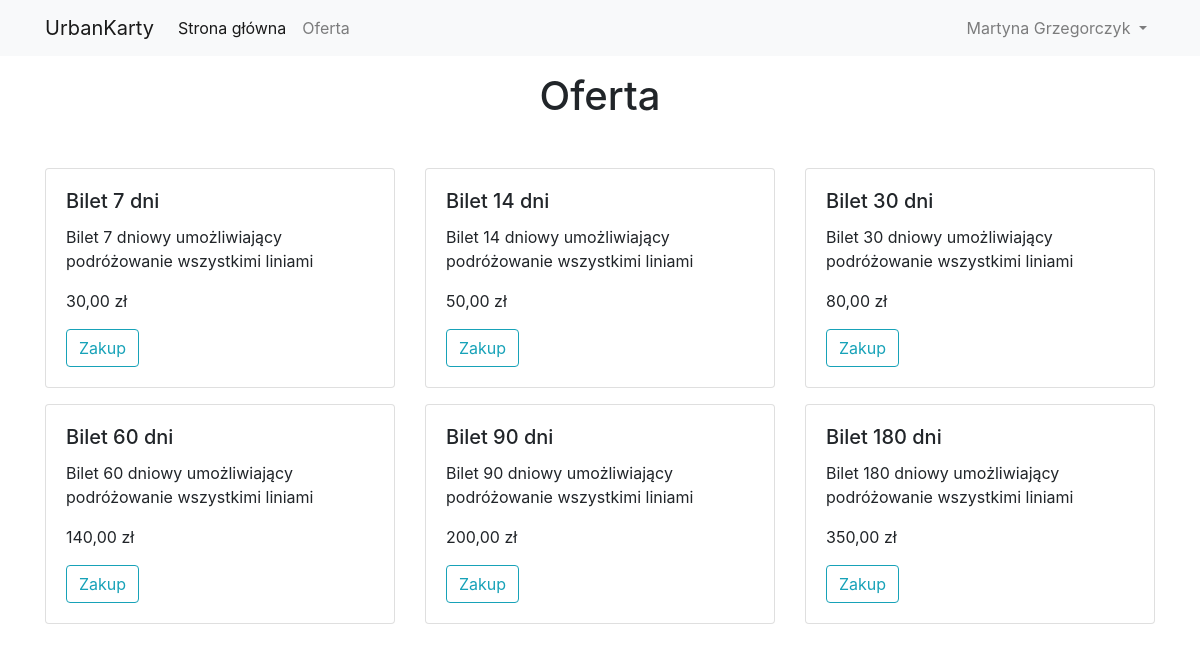
The app's page /oferta/ (signed in) with its own data.
### main/models/users.py (models this page shows, shortened)
class User(AbstractBaseUser):
    id = models.UUIDField(primary_key=True, default=uuid.uuid4, editable=False)
    email = models.EmailField(
        verbose_name='email address',
        max_length=50,
        unique=True,
    )
    name = models.CharField(max_length=30)
    surname = models.CharField(max_length=30)
    objects = UserManager()
    USERNAME_FIELD = 'email'
    REQUIRED_FIELDS = []

### main/models/tickets.py (models this page shows, shortened)
class Ticket(models.Model):
    id = models.UUIDField(primary_key=True, default=uuid.uuid4, editable=False)
    days_amount = models.IntegerField()
    price = models.FloatField()

### main/views/main.py (the view)
# urls.py: path('oferta/', OfferView.as_view()),
class OfferView(View):
    def get(self, request):
        tickets = Ticket.objects.all()
        return render(request, 'offer.html', {'tickets': tickets})

### main/templates/offer.html (shortened to what this page needs)
{% extends 'base.html' %}
{% block above_content %}
    <h1 class="text-center mt-3">Oferta</h1>
{% endblock %}
{% block content %}
    <div class="row justify-content-around">
        {% for ticket in tickets %}
            <div class="col-md-4 col-12 mb-3">
                <div class="card">
                    <div class="card-body">
                        <h5 class="card-title">Bilet {{ ticket.days_amount }} dni</h5>
                        <p class="card-text">Bilet {{ ticket.days_amount }} dniowy umożliwiający podróżowanie wszystkimi
                            liniami</p>
                        <p>{{ ticket.price|floatformat:2 }} zł</p>
                        <a href="/profil/uzytkownikKarty/zakupBiletu/{{ ticket.id }}"
                           class="btn btn-outline-info">Zakup</a>
                    </div>
                </div>
            </div>
        {% endfor %}
    </div>
{% endblock %}

### main/templates/base.html (shortened to what this page needs)
<!DOCTYPE html>
<html>
<head>
    <link rel="stylesheet" href="https://stackpath.bootstrapcdn.com/bootstrap/4.3.1/css/bootstrap.min.css"
>
    {% load static %}
</head>
<body>
<header>
    <nav class="navbar navbar-expand-lg navbar-light bg-light">
        <div class="container">
            <a class="navbar-brand" href="/">UrbanKarty</a>
            <div class="collapse navbar-collapse" id="navbarSupportedContent">
                <ul class="navbar-nav mr-auto">
                    <li class="nav-item active">
                        <a class="nav-link" href="/">Strona główna</a>
                    </li>
                    <li class="nav-item">
                        <a class="nav-link" href="/oferta">Oferta</a>
                    </li>
                </ul>
                <ul class="navbar-nav">
                    {% if user.is_authenticated %}
                        <li class="nav-item dropdown">
                            <a class="nav-link dropdown-toggle" href="#" id="navbarDropdown" role="button"
                               data-toggle="dropdown" aria-haspopup="true" aria-expanded="false">
                                {{ user.name }} {{ user.surname }}
                            </a>
                        </li>
                    {% else %}
                        <li class="nav-item">
                            <a href="/zaloguj" class="nav-link">Logowanie</a>
                        </li>
                    {% endif %}
                </ul>
            </div>
        </div>
    </nav>
    {% block above_content %}{% endblock %}
</header>
<main class="container mt-5">
    {% block content %}{% endblock %}
</main>
</body>
</html>

### records on screen
User: name "Martyna", surname "Grzegorczyk"
Ticket: days_amount "7", price "30,00"
Ticket: days_amount "14", price "50,00"
Ticket: days_amount "30", price "80,00"
Ticket: days_amount "60", price "140,00"
Ticket: days_amount "90", price "200,00"
Ticket: days_amount "180", price "350,00"
